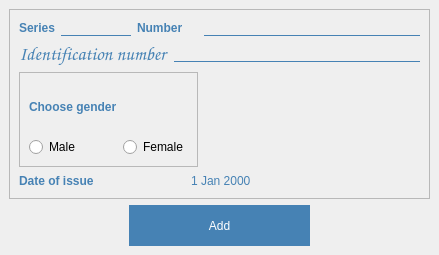
<?xml version="1.0" encoding="UTF-8"?>
<ui version="4.0">
 <class>AddPassportWindow</class>
 <widget class="QMainWindow" name="AddPassportWindow">
  <property name="geometry">
   <rect>
    <x>0</x>
    <y>0</y>
    <width>439</width>
    <height>255</height>
   </rect>
  </property>
  <property name="windowTitle">
   <string>MainWindow</string>
  </property>
  <property name="styleSheet">
   <string notr="true">QPushButton{
color: white;
background: steelblue;
border-radius: 60px;
font: 12pt &quot;Comic Sans MS&quot;;
}
QLineEdit
{
background: transparent;
border: none;
border-bottom: 1px solid steelblue;
font: 12pt &quot;Comic Sans MS&quot;;
}
QLineEdit:focus {
 outline:none; }

QLabel{
	color: steelblue;
	transition: all 1s;
	font: 14pt &quot;Comic Sans MS&quot;;
	font-weight:bold;
}

QDateEdit{
background: transparent;
border: none;
font: 14pt &quot;Comic Sans MS&quot;;
color: steelblue;
}</string>
  </property>
  <widget class="QWidget" name="centralwidget">
   <layout class="QVBoxLayout" name="verticalLayout">
    <item>
     <widget class="QFrame" name="frame">
      <property name="styleSheet">
       <string notr="true"/>
      </property>
      <property name="frameShape">
       <enum>QFrame::StyledPanel</enum>
      </property>
      <property name="frameShadow">
       <enum>QFrame::Raised</enum>
      </property>
      <layout class="QGridLayout" name="gridLayout_2">
       <item row="0" column="0">
        <widget class="QLabel" name="label_series">
         <property name="text">
          <string>Series</string>
         </property>
        </widget>
       </item>
       <item row="1" column="0" colspan="3">
        <widget class="QLabel" name="label_identification_number">
         <property name="font">
          <font>
           <family>Comic Sans MS</family>
           <pointsize>14</pointsize>
           <weight>75</weight>
           <italic>false</italic>
           <bold>true</bold>
          </font>
         </property>
         <property name="styleSheet">
          <string notr="true">font-seize: 10px</string>
         </property>
         <property name="text">
          <string>Identification number</string>
         </property>
        </widget>
       </item>
       <item row="0" column="2" colspan="3">
        <widget class="QLabel" name="label_number">
         <property name="text">
          <string>Number</string>
         </property>
        </widget>
       </item>
       <item row="2" column="0" colspan="5">
        <widget class="QFrame" name="frame_2">
         <property name="frameShape">
          <enum>QFrame::StyledPanel</enum>
         </property>
         <property name="frameShadow">
          <enum>QFrame::Raised</enum>
         </property>
         <layout class="QGridLayout" name="gridLayout">
          <item row="0" column="0">
           <widget class="QLabel" name="label_gender">
            <property name="text">
             <string>Choose gender</string>
            </property>
           </widget>
          </item>
          <item row="1" column="0">
           <widget class="QRadioButton" name="rbtn_male">
            <property name="text">
             <string>Male</string>
            </property>
           </widget>
          </item>
          <item row="1" column="1">
           <widget class="QRadioButton" name="rbtn_female">
            <property name="text">
             <string>Female</string>
            </property>
           </widget>
          </item>
         </layout>
        </widget>
       </item>
       <item row="3" column="4" colspan="2" alignment="Qt::AlignLeft">
        <widget class="QDateEdit" name="edit_issue_date"/>
       </item>
       <item row="0" column="5">
        <widget class="QLineEdit" name="edit_number"/>
       </item>
       <item row="1" column="3" colspan="3">
        <widget class="QLineEdit" name="edit_identification_number"/>
       </item>
       <item row="3" column="0" colspan="2">
        <widget class="QLabel" name="label_issue_date">
         <property name="text">
          <string>Date of issue</string>
         </property>
        </widget>
       </item>
       <item row="0" column="1" alignment="Qt::AlignLeft">
        <widget class="QLineEdit" name="edit_series">
         <property name="maximumSize">
          <size>
           <width>70</width>
           <height>16777215</height>
          </size>
         </property>
        </widget>
       </item>
      </layout>
     </widget>
    </item>
    <item alignment="Qt::AlignHCenter">
     <widget class="QPushButton" name="btn_add">
      <property name="minimumSize">
       <size>
        <width>181</width>
        <height>41</height>
       </size>
      </property>
      <property name="styleSheet">
       <string notr="true"/>
      </property>
      <property name="text">
       <string>Add</string>
      </property>
     </widget>
    </item>
   </layout>
  </widget>
 </widget>
 <resources/>
 <connections/>
</ui>
